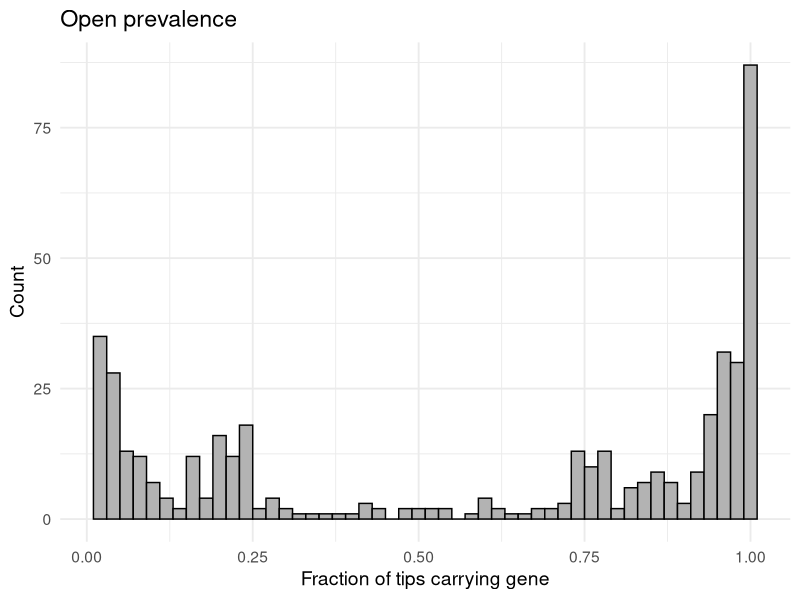
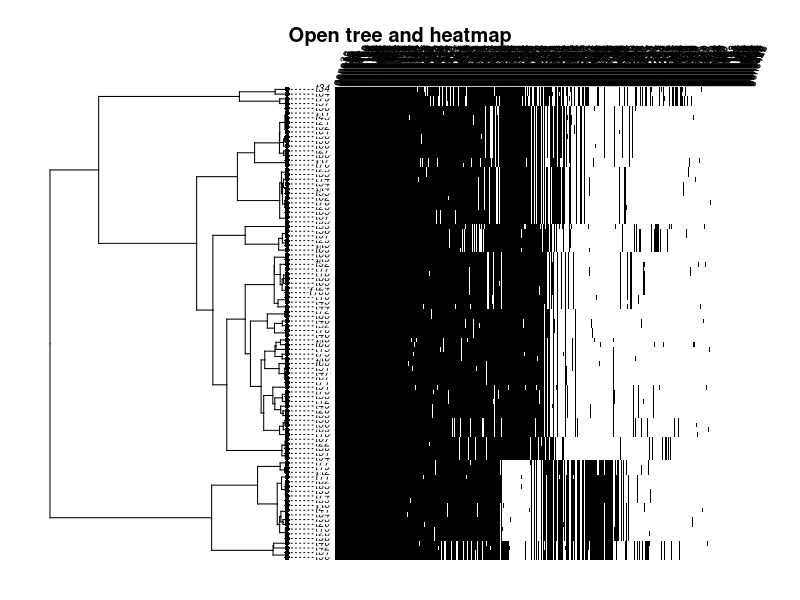
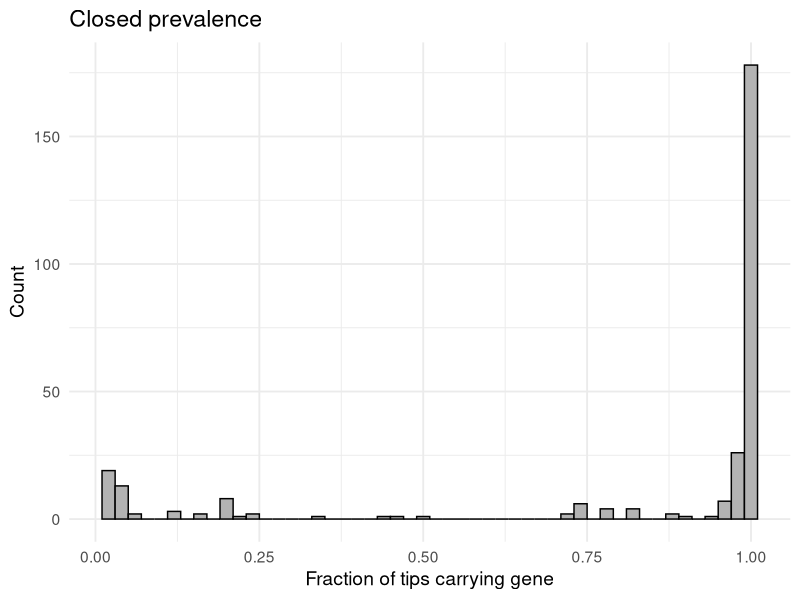
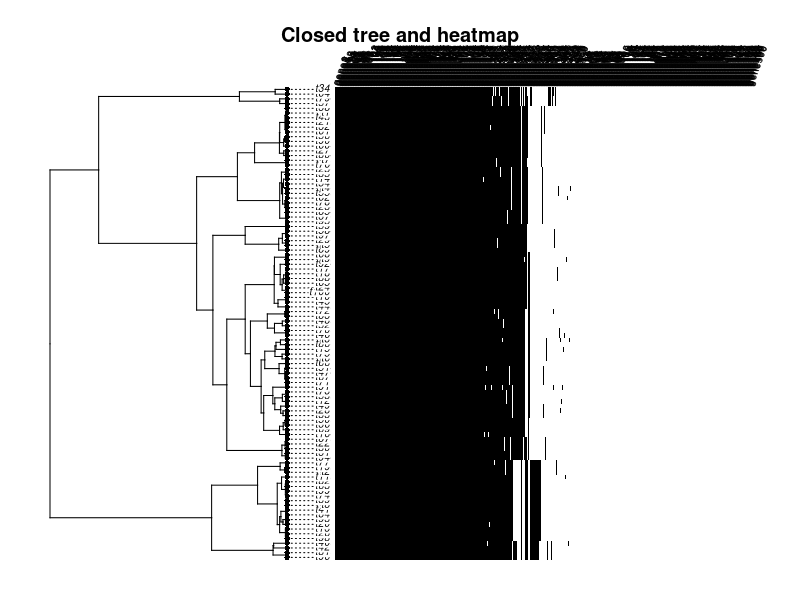

R code for these plots, in order:
# -----------------------------------------------------------------------------
# Simulating presence/absence of independent genes down a fixed phylogeny.
# -----------------------------------------------------------------------------
# - Propagation with Wright–Fisher forward simulation on every branch.
#
# - Per-generation selection (haploid, carriers fitness = 1 + s), gain/loss,
# then binomial sampling with Ne (drift). Parent state is treated as 0/1.
#
# - Rates of base_gain and base_loss are on the log scale; q = exp(base_*) gives
# instantaneous per-unit-time rates which are converted to per-generation probs.
#
# - Branch heterogeneity is an Ornstein-Uhlenbeck trait (sig2, alpha=1, theta=0)
# simulated on the tree and modulates rates multiplicatively:
#   q01_eff = q01_inst * exp(trait); q10_eff = q10_inst * exp(-trait).
#
# - Root seeding where each gene has root_prob chance of being present at the root.
# -----------------------------------------------------------------------------

library(ape)
library(phytools)
library(tidyverse)

set.seed(123)

# -------- WF branch propagation --------
propagate_branch <- function(p0, bl, q01_eff, q10_eff, s, Ne, gens_per_unit) {
  p <- min(max(as.numeric(p0), 0), 1)
  G <- max(1, round(bl * gens_per_unit))
  for (g in seq_len(G)) {
    if (p == 0) { 
      p_sel <- 0
    } else if (p == 1) { 
      p_sel <- 1
    } else {
      w1 <- 1 + s; w0 <- 1
      p_sel <- (p * w1) / (p * w1 + (1 - p) * w0)
    }
    p_mut <- p_sel * (1 - q10_eff) + (1 - p_sel) * q01_eff
    p_mut <- min(max(p_mut, 0), 1)
    if (is.infinite(Ne) || Ne <= 0) { 
      p <- p_mut
    } else {
      k <- rbinom(1, Ne, p_mut); p <- k / Ne
    }
    if (p == 0 || p == 1) break
  }
  p
}

# -------- Simulate one gene --------
simulate_gene <- function(tree, params) {
  q01_inst <- exp(params$base_gain)
  q10_inst <- exp(params$base_loss)
  ntips_local <- length(tree$tip.label)
  states <- setNames(rep(NA, ntips_local), tree$tip.label)
  ou <- fastBM(tree, a = 0, sig2 = params$sig2, alpha = 1, theta = 0, internal = TRUE)
  root_p <- if (!is.null(params$root_prob)) params$root_prob else 0.5
  state_root <- rbinom(1, 1, root_p)
  
  traverse <- function(node, parent_state) {
    children <- tree$edge[tree$edge[,1] == node, 2]
    if (length(children) == 0) {
      states[tree$tip.label[node]] <<- parent_state
    } else {
      for (child in children) {
        bl <- tree$edge.length[which(tree$edge[,2] == child)]
        node_name <- if (child <= ntips_local) tree$tip.label[child] else as.character(child)
        trait <- ou[node_name]; trait <- pmin(pmax(trait, -5), 5)
        q01_eff <- 1 - exp(-q01_inst * exp(trait) / params$gens_per_unit)
        q10_eff <- 1 - exp(-q10_inst * exp(-trait) / params$gens_per_unit)
        q01_eff <- pmin(pmax(q01_eff, 0), 1); q10_eff <- pmin(pmax(q10_eff, 0), 1)
        p_parent <- if (parent_state == 1) 1 else 0
        s <- if (!is.null(params$s)) params$s else 0
        p_child <- propagate_branch(
          p_parent, bl, q01_eff, q10_eff, s, params$Ne, params$gens_per_unit
        )
        child_state <- rbinom(1, 1, p_child)
        traverse(child, child_state)
      }
    }
  }
  
  traverse(ntips_local + 1, state_root)
  list(states = states)
}

# -------- Run simulation --------
run_simulation <- function(params) {
  pa_mat <- matrix(0, nrow = length(params$tree$tip.label), ncol = params$G,
                   dimnames = list(params$tree$tip.label, paste0("gene", 1:params$G)))
  
  for (g in seq_len(params$G)) {
    res <- simulate_gene(params$tree, params)
    pa_mat[, g] <- res$states
  }
  
  prevalence <- colSums(pa_mat) / length(params$tree$tip.label)
  
  # ---- Histogram PDF ----
  prevalence_nonzero <- prevalence[prevalence > 0]
  hist_file <- paste0(params$tag, "_hist.pdf")
  pdf(hist_file, width = 7, height = 5)
  print(
    ggplot(tibble(prevalence = prevalence_nonzero), aes(x = prevalence)) +
      geom_histogram(binwidth = 0.02, fill = "gray70", color = "black") +
      labs(title = paste(params$tag, "prevalence"),
           x = "Fraction of tips carrying gene", y = "Count") +
      theme_minimal(base_size = 14)
  )
  dev.off()
  
  # ---- Phylogeny + heatmap PDF ----
  tree_file <- paste0(params$tag, "_tree.pdf")
  pdf(tree_file, width = 10, height = 8)
  gene_order <- order(colSums(pa_mat), decreasing = TRUE)
  phytools::phylo.heatmap(
    params$tree,
    pa_mat[, gene_order],
    standardize = FALSE,
    fsize = 0.6,
    colors = c("white", "black"),
    legend = FALSE,
    outline = FALSE
  )
  title(main = paste(params$tag, "tree and heatmap"), line = -1)
  dev.off()
  
  invisible(list(pa = pa_mat, prevalence = prevalence_nonzero,
                 hist_file = hist_file, tree_file = tree_file))
}

# -------- Pangenome fluidity --------
# Thanks Anna Dewar for the function :-)

calc_pangenome_fluidity <- function(pa_mat) {
  
  fluidity_pair_eq <- function(x, y) {
    x <- as.integer(x); y <- as.integer(y)
    Mk <- sum(x); Ml <- sum(y)
    Uk <- sum(x == 1 & y == 0)
    Ul <- sum(x == 0 & y == 1)
    (Uk + Ul) / (Mk + Ml)
  }
  
  pair_combos <- combn(rownames(pa_mat), 2, simplify = FALSE)
  
  pair_vals <- sapply(pair_combos, function(p) {
    fluidity_pair_eq(pa_mat[p[1], ], pa_mat[p[2], ])
  })
  
  (2 / (nrow(pa_mat) * (nrow(pa_mat) - 1))) * sum(pair_vals)
}

# -------- Params --------
# G - number of genes to simulate
# root_prob - probability gene is present at root
# gens_per_unit - generations per unit branch length
# Ne - effective population size
# base_gain - log-rate of gene gain per branch
# base_loss - log-rate of gene loss per branch
# s - selection coefficient
# sig2 - variance of the Ornstein-Uhlenbeck trait

# -------- Examples --------
setwd("~/Desktop/pangenome-simulation")

ntips <- 100
tree <- rcoal(ntips)

# -------- Open pangenome --------
params_open <- list(
  tag = "Open",
  tree = tree,
  G = 500,
  Ne = 1e9,
  gens_per_unit = 100,
  base_gain = -2,
  base_loss = -2,
  s = 0.01,
  root_prob = 0.5,
  sig2 = 0.1
)

sim_open <- run_simulation(params_open)
open_fluidity <- calc_pangenome_fluidity(sim_open$pa)

# -------- Closed pangenome --------
params_closed <- list(
  tag = "Closed",
  tree = tree,
  G = 500,
  Ne = 1e9,
  gens_per_unit = 100,
  base_gain = -4,
  base_loss = -4,
  s = 0.01,
  root_prob = 0.5,
  sig2 = 0.1
)

sim_closed <- run_simulation(params_closed)
closed_fluidity <- calc_pangenome_fluidity(sim_closed$pa)
